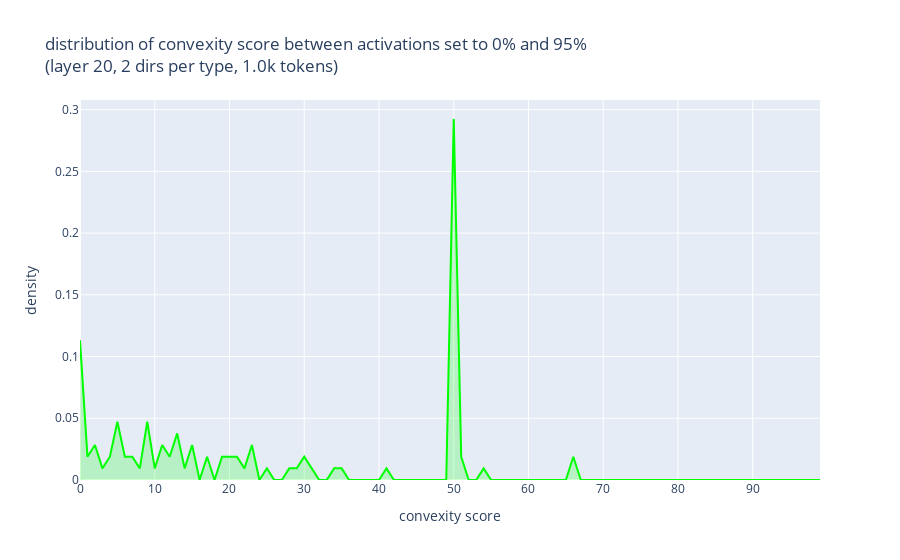
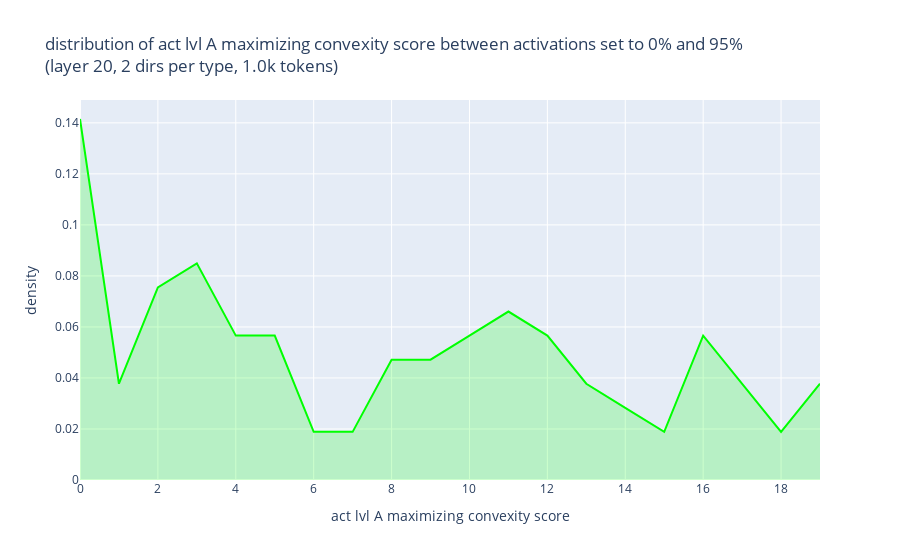

Write notebook code for charts like these, in order.
### Code cell
cvx_hist = sum(
    torch.histogram(
        dir.res_by_metric[jsd_metric].cvx_score,
        bins=100,
        range=(0.0, 1.0),
    )[0]
    for dir in dirs
)
cvx_hist_by_name = {
    "random": cvx_hist,
}
plot_hist(cvx_hist_by_name, color_by_name, "convexity score")
cvx_act_hist = sum(
    torch.histogram(
        dir.res_by_metric[jsd_metric].cvx_act.float(),
        bins=exctx.n_act,
        range=(0.0, exctx.n_act - 1),
    )[0]
    for dir in dirs
)
cvx_act_hist_by_name = {
    "random": cvx_act_hist,
}
plot_hist(cvx_act_hist_by_name, color_by_name, "act lvl A maximizing convexity score")

### Figure 1 — Plotly figure (JSON) as saved in the notebook; plotly's stock layout.template omitted (floating-point values rounded to 4 significant figures)
{"data": [{"fill": "tozeroy", "fillcolor": "rgba(0, 255, 0, 0.2)", "line": {"color": "rgb(0, 255, 0)", "width": 2}, "name": "random", "type": "scatter", "x": [0, 1, 2, 3, 4, 5, 6, 7, 8, 9, 10, 11, 12, 13, 14, 15, 16, 17, 18, 19, 20, 21, 22, 23, 24, 25, 26, 27, 28, 29, 30, 31, 32, 33, 34, 35, 36, 37, 38, 39, 40, 41, 42, 43, 44, 45, 46, 47, 48, 49, 50, 51, 52, 53, 54, 55, 56, 57, 58, 59, 60, 61, 62, 63, 64, 65, 66, 67, 68, 69, 70, 71, 72, 73, 74, 75, 76, 77, 78, 79, 80, 81, 82, 83, 84, 85, 86, 87, 88, 89, 90, 91, 92, 93, 94, 95, 96, 97, 98, 99], "y": [0.1132, 0.01887, 0.0283, 0.009434, 0.01887, 0.04717, 0.01887, 0.01887, 0.009434, 0.04717, 0.009434, 0.0283, 0.01887, 0.03774, 0.009434, 0.0283, 0, 0.01887, 0, 0.01887, 0.01887, 0.01887, 0.009434, 0.0283, 0, 0.009434, 0, 0, 0.009434, 0.009434, 0.01887, 0.009434, 0, 0, 0.009434, 0.009434, 0, 0, 0, 0, 0, 0.009434, 0, 0, 0, 0, 0, 0, 0, 0, 0.2925, 0.01887, 0, 0, 0.009434, 0, 0, 0, 0, 0, 0, 0, 0, 0, 0, 0, 0.01887, 0, 0, 0, 0, 0, 0, 0, 0, 0, 0, 0, 0, 0, 0, 0, 0, 0, 0, 0, 0, 0, 0, 0, 0, 0, 0, 0, 0, 0, 0, 0, 0, 0]}], "layout": {"legend": {"title": {"text": "dirs type"}}, "title": {"text": "distribution of convexity score between activations set to 0% and 95%<br>(layer 20, 2 dirs per type, 1.0k tokens)"}, "xaxis": {"title": {"text": "convexity score"}}, "yaxis": {"title": {"text": "density"}}}}

### Figure 2 — Plotly figure (JSON) as saved in the notebook; plotly's stock layout.template omitted (floating-point values rounded to 4 significant figures)
{"data": [{"fill": "tozeroy", "fillcolor": "rgba(0, 255, 0, 0.2)", "line": {"color": "rgb(0, 255, 0)", "width": 2}, "name": "random", "type": "scatter", "x": [0, 1, 2, 3, 4, 5, 6, 7, 8, 9, 10, 11, 12, 13, 14, 15, 16, 17, 18, 19], "y": [0.1415, 0.03774, 0.07547, 0.08491, 0.0566, 0.0566, 0.01887, 0.01887, 0.04717, 0.04717, 0.0566, 0.06604, 0.0566, 0.03774, 0.0283, 0.01887, 0.0566, 0.03774, 0.01887, 0.03774]}], "layout": {"legend": {"title": {"text": "dirs type"}}, "title": {"text": "distribution of act lvl A maximizing convexity score between activations set to 0% and 95%<br>(layer 20, 2 dirs per type, 1.0k tokens)"}, "xaxis": {"title": {"text": "act lvl A maximizing convexity score"}}, "yaxis": {"title": {"text": "density"}}}}
